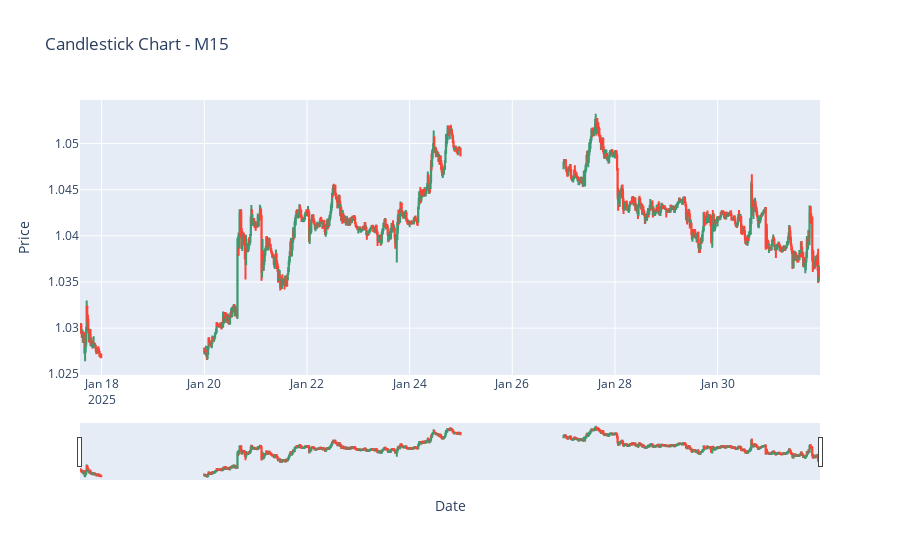
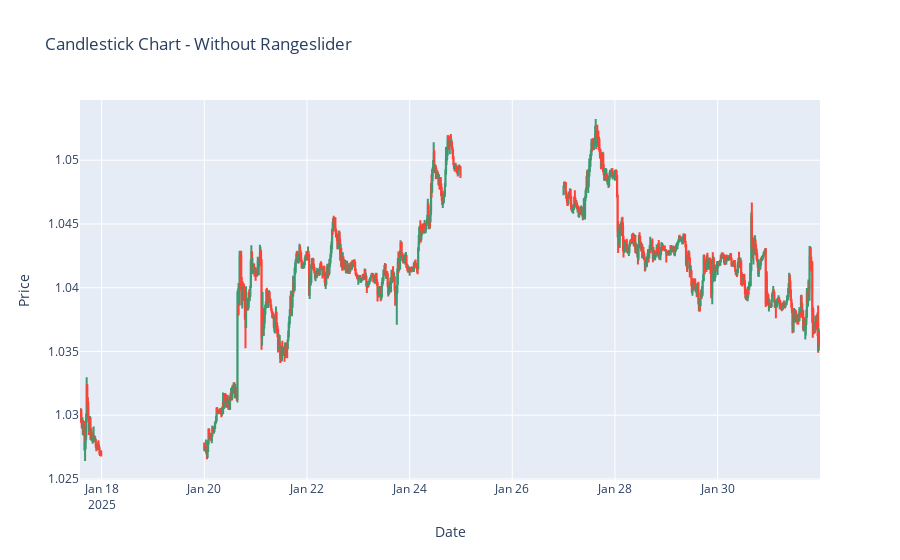

Notebook code for these charts, in order:
### Code cell
#Display data in plotly chart
import plotly.graph_objects as go

fig = go.Figure(data=[go.Candlestick(
    x=ratesFrame['time'],
    open=ratesFrame['open'],
    high=ratesFrame['high'],
    low=ratesFrame['low'],
    close=ratesFrame['close']
)])

fig.update_layout(title=f'Candlestick Chart - {timeframeStr}', xaxis_title='Date', yaxis_title='Price')
fig.show()

#Remove Rangeslider
fig.update_layout(title='Candlestick Chart - Without Rangeslider', xaxis_rangeslider_visible=False, xaxis_title='Date', yaxis_title='Price')
fig.show()

### Figure 1 — Plotly figure (JSON) as saved in the notebook; plotly's stock layout.template omitted (floating-point values rounded to 4 significant figures; data arrays with more than 128 entries replaced by an {"elided": "..."} marker saying what was removed)
{"data": [{"close": {"elided": "1000 float values"}, "high": {"elided": "1000 float values"}, "low": {"elided": "1000 float values"}, "open": {"elided": "1000 float values"}, "type": "candlestick", "x": {"elided": "1000 str values"}}], "layout": {"title": {"text": "Candlestick Chart - M15"}, "xaxis": {"title": {"text": "Date"}}, "yaxis": {"title": {"text": "Price"}}}}

### Figure 2 — Plotly figure (JSON) as saved in the notebook; plotly's stock layout.template omitted (floating-point values rounded to 4 significant figures; data arrays with more than 128 entries replaced by an {"elided": "..."} marker saying what was removed)
{"data": [{"close": {"elided": "1000 float values"}, "high": {"elided": "1000 float values"}, "low": {"elided": "1000 float values"}, "open": {"elided": "1000 float values"}, "type": "candlestick", "x": {"elided": "1000 str values"}}], "layout": {"title": {"text": "Candlestick Chart - Without Rangeslider"}, "xaxis": {"rangeslider": {"visible": false}, "title": {"text": "Date"}}, "yaxis": {"title": {"text": "Price"}}}}
